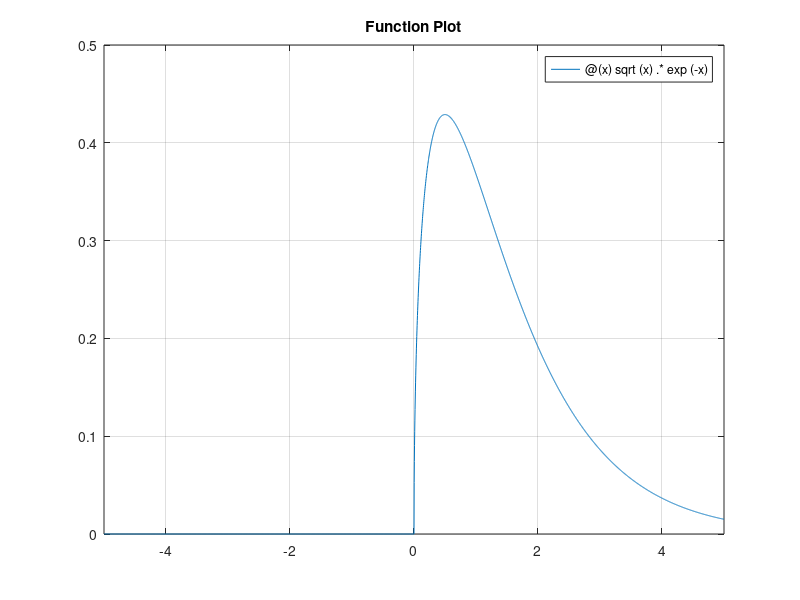

The MATLAB script that drew this image: (Note: this script raises an error after producing the figure.)
%%
clear all;
close all;
format long;
%The amount of Radioactive decaytaking place as a function of time for Uranium U-238 
%is found from this expression of x=x_0 * exp(-lambda*t)
%As we know the rate of decay = d(x)/dt = -1*lambda*t
%So upon integrating the above function we get the required expression of x(t).
%Here we have taken t=x and x=y giving y(x) as the function x(t).
%lambda of U-238= 0.154 * 10^-9

dx = 0.001;
l=0.154*10^-9;       %lambda in (1/year)
%fun = @(x) -l*x;    %lambda*x
fun=@(x) sqrt(x).*exp(-x);
figure (1);
fplot(fun)
title('Function Plot')
grid on;
    
%%
% vary limit and check error
err_rect=[];
err_midpt=[];
err_simp=[];
err_trap=[];
err_gauss2pt=[];
final_plot=[];
final_plot_rect=[];
final_plot_midpt=[];
final_plot_simp=[];
final_plot_trap=[];
final_plot_gauss2pt=[];

for i=0.5:0.5:10
    x = linspace(0,i,100+(i-0.5)*200);
    y=fun(x);
    q = integral(fun,0,i);
    [m,szx]=size(x);
    final_plot(end+1)= integral(fun,0,i);
    final_plot_trap(end+1) = trapezoidal(x(1),x(end),szx,fun);
    final_plot_midpt(end+1) = midpt(x,y,szx);
    final_plot_rect(end+1) = (sum(y) - y(end))*(x(2)-x(1));
    final_plot_simp(end+1) =  simpson(x(1),x(end),szx,fun);
    final_plot_gauss2pt(end+1) =  gauss2Point(x(1),x(end),szx,fun);
    err_midpt(end+1)=abs(final_plot_midpt(end)-q);
    err_rect(end+1)=abs(final_plot_rect(end)-q);
    err_simp(end+1)=abs(final_plot_simp(end)-q);
    err_trap(end+1)=abs(final_plot_trap(end)-q);
    err_gauss2pt(end+1)=abs(final_plot_gauss2pt(end)-q);
end
x_axis=0.5:0.5:10;

figure(2);
plot(x_axis,err_midpt,'r-*')
grid on;
hold on;
plot(x_axis,err_gauss2pt,'k-*')
grid on;
hold on;
plot(x_axis,err_rect,'m-')
grid on;
hold on;
plot(x_axis,err_trap,'g-')
grid on;
hold on;
plot(x_axis,err_simp,'b-o')
hold on
legend({'Mid-point Method','Gauss-2-point Method','Rectangular Method','Trapezoidal Method','Simpson Method'},'Location','northeast')
xlabel('Upper limit')
ylabel('Absolute Error')
title('Error Plot');
x_axis=0.5:0.5:10;
figure(4);

plot(x_axis,final_plot_midpt,'m-')
grid on;
hold on;
plot(x_axis,final_plot_gauss2pt,'k')
grid on;
hold on;
plot(x_axis,final_plot_rect,'y*-')
grid on;
hold on;
plot(x_axis,final_plot_trap,'go-')
grid on;
hold on;
plot(x_axis,final_plot_simp,'b-')
grid on;
hold on;
plot(x_axis,final_plot,'r.')
xlabel('Upper limit')
ylabel('Absolute Error')
title('Net Integral plots')
legend({'Mid-point Method','Gauss-2-Point Method','Rectangular Method','Trapezoidal Method','Simpson Method','Actual Plot'},'Location','southeast')


